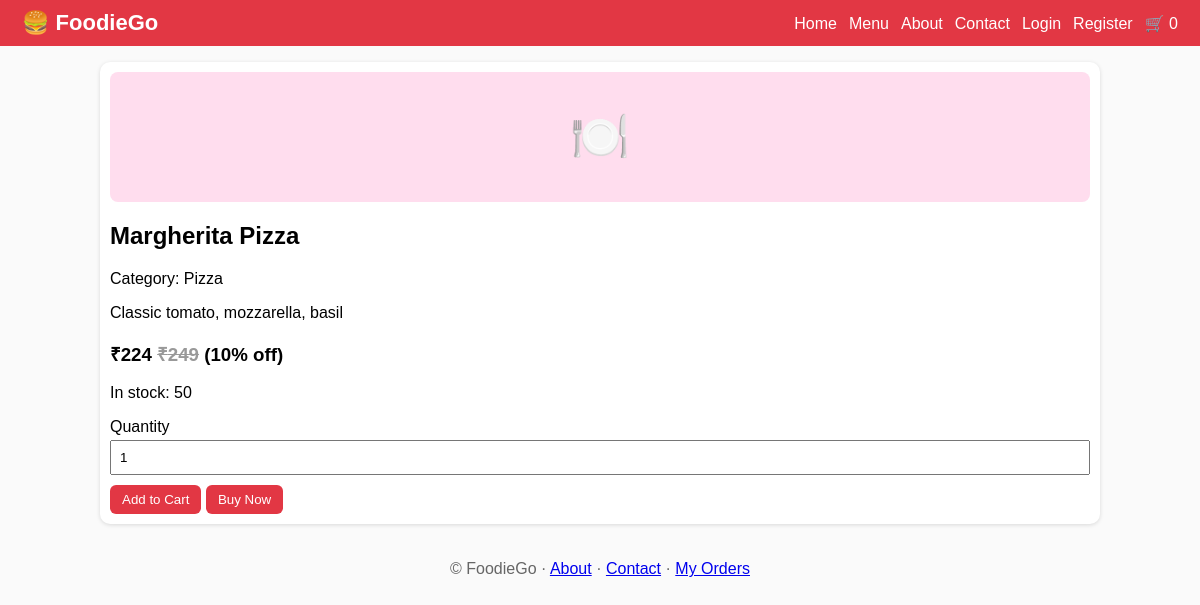
Screenshot of /product.php?id=1 with the database file from the repository.
### tables this page shows
CREATE TABLE products(id INT AUTO_INCREMENT PRIMARY KEY,category_id INT,name VARCHAR(150),image VARCHAR(255),price DECIMAL(10,2),discount DECIMAL(5,2) DEFAULT 0,description TEXT,stock INT DEFAULT 0,status TINYINT DEFAULT 1,featured TINYINT DEFAULT 0,created_at TIMESTAMP DEFAULT CURRENT_TIMESTAMP);

CREATE TABLE categories(id INT AUTO_INCREMENT PRIMARY KEY,name VARCHAR(100),image VARCHAR(255),description TEXT,status TINYINT DEFAULT 1);

### product.php (the view)
<?php require'inc.php';head('Dish');$p=row("SELECT p.*,c.name cat FROM products p JOIN categories c ON c.id=p.category_id WHERE p.id=?",'i',(int)($_GET['id']??0));
if(!$p)echo"Not found";else{echo"<div class=card>".img($p['image'])."<h2>".e($p['name'])."</h2><p>Category: ".e($p['cat'])."</p><p>".e($p['description'])."</p><h3>₹".number_format(price($p))." <span class=old>₹".number_format($p['price'])."</span> (".(float)$p['discount']."% off)</h3><p>".($p['stock']>0?"In stock: {$p['stock']}":"Out of stock")."</p>";
if($p['stock']>0)echo"<form method=post action=cart.php><input type=hidden name=add value={$p['id']}>Quantity<input type=number name=qty value=1 min=1 max={$p['stock']}><button>Add to Cart</button> <button name=buy value=1>Buy Now</button></form>";echo"</div>";}foot();

### rows the page displays
products: name "Margherita Pizza", category.name "Pizza", description "Classic tomato, mozzarella, basil", price($p) "224", price "249", discount "10", stock "50"

### other values shown
$c "0"
